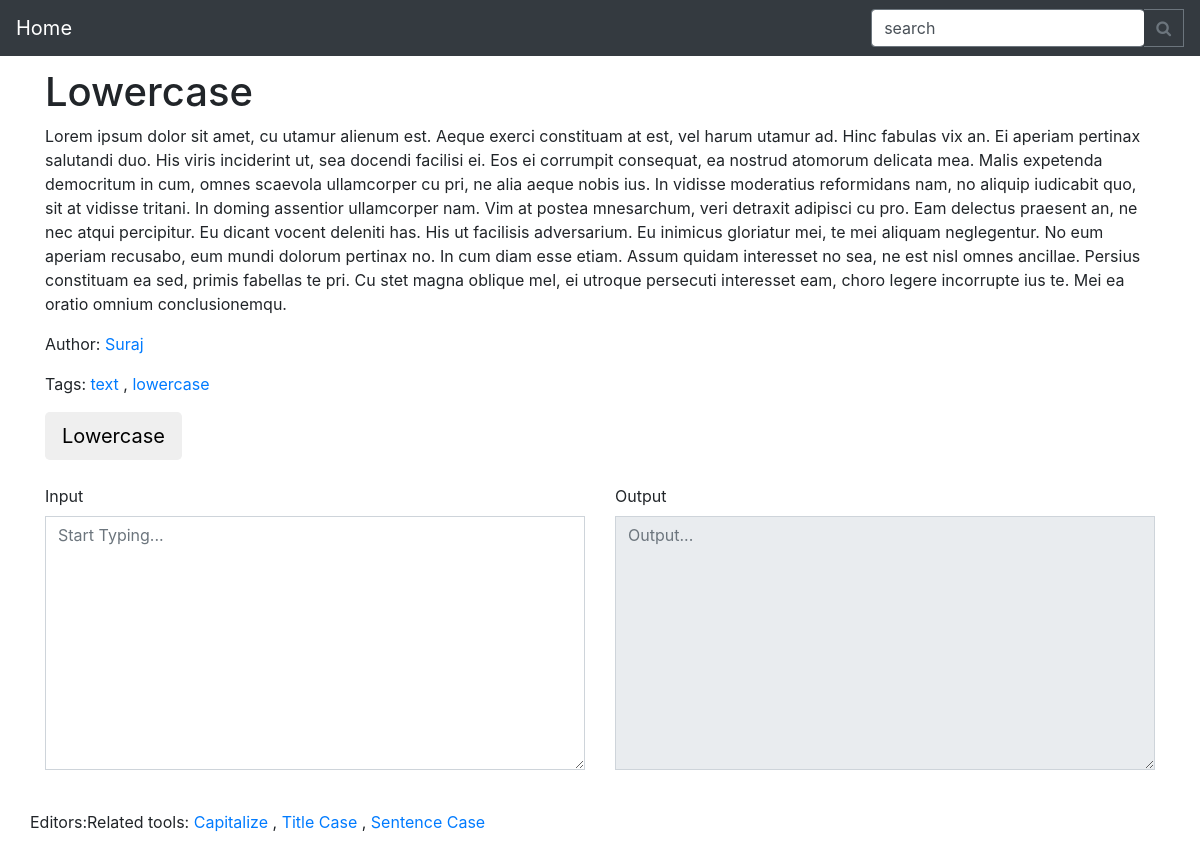
/t/Lowercase/, run on the app's committed database.
### mainapp/models.py (models this page shows, shortened)
class Tool(models.Model):
    name = models.CharField(max_length=30)
    url_endpoint = models.CharField(max_length=30,blank=True)
    meta_description = models.TextField(blank=True)
    meta_title = models.CharField(max_length=30,blank=True  )
    long_description = models.TextField(blank=True)
    short_description = models.TextField(blank=True)
    category = models.CharField(max_length=50,blank=True,default='Uncategorized')
    image = models.FileField(blank=True,null=True,upload_to='tools')
    author = models.ForeignKey(UserProfile, on_delete=models.CASCADE,related_name='author_tool_set')
    editors = models.ManyToManyField(UserProfile, related_name='editors_tool_set',blank=True)
    tags = models.ManyToManyField(Tag,blank=True)
    template_name = models.CharField(max_length=30,blank=False)
    related_tools = models.ManyToManyField("self", blank=True)
    created_at = models.DateTimeField(auto_now_add=True)
    updated_at = models.DateTimeField(auto_now=True)

class UserProfile(models.Model):
    user = models.OneToOneField(User, on_delete=models.CASCADE)
    name = models.CharField(max_length=30)
    discourse = models.URLField(null=True, blank=True)
    about = models.TextField()
    profilepic = models.FileField(blank=True,null=True,upload_to='profile_pic')
    github =  models.URLField(null=True, blank=True)
    website = models.URLField(null=True,blank=True )

class Tag(models.Model):
    tag = models.CharField(max_length=30)
    def __str__(self):
        return self.tag

### mainapp/views.py (the view)
# urls.py: url(r'^t/(?P<tool_name>[^/]+)/$',views.tool,name='tool'),
def tool(request,tool_name):
    tool = get_object_or_404(models.Tool,url_endpoint__iexact=tool_name)
    context={'tool':tool}
    print(tool.tags.all())
    return render(request,'tools/{0}'.format(tool.template_name),context)

### templates/tools/lowercase.html (shortened to what this page needs)
{% extends "tools/tool_base.html" %}
{% load staticfiles %}
{% block tool %}
  <div class="row">
    <div class="col-sm-5 col-sm-offset-5">
      <button type="button" class="btn btn-flat btn-lg " onclick="lowercase()">Lowercase</button>
    </div>
  </div>
  <br>
  <div class="row">
    <div class="col-sm-6">
        <div class="form-group">
            <label for="inputtextarea">Input</label>
            <textarea class="form-control rounded-0" id="inputtextarea" rows="10" placeholder="Start Typing..."></textarea>
        </div>
    </div>
    <div class="col-sm-6">
      <div class="form-group">
          <label for="outputtextarea">Output</label>
          <textarea class="form-control rounded-0" id="outputtextarea" rows="10" placeholder="Output..." disabled></textarea>
      </div>
    </div>
  </div>
{% endblock %}

### templates/tools/tool_base.html (shortened to what this page needs)
{% extends "base.html" %}
{% load staticfiles %}
{% block head %}
<link rel="stylesheet" type="text/css"  href="{% static 'css/style.css' %}">
{% endblock %}
{% block content %}
<div class="container">
  <div class="row">
    <div class="col-sm-12">
        <h1 class="text-left">{{tool.name}}</h1>
        <p class="left">{{tool.short_description}}</p>
    </div>
  </div>
  <div class="row">
    <div class="col-sm-5">
      <p>Author: <a href="{% url 'user_profile' user_name=tool.author.user.username  %} ">{{tool.author.name}}</a>
      </p>
      <p>
    Tags: {% for tag in tool.tags.all %}
        <a href="{% url 'tag' tag_name=tag.tag %}"> {{tag}}</a>
            {% if not forloop.last %}
            ,
            {% endif %}
          {% endfor %}
    </p>
    </div>
  </div>
  {% block tool %}
  {% endblock %}
<br>
  <div class="row">
    <p>Editors:
    </p>
  <p>Related tools:
    {% for related_tool in tool.related_tools.all %}
    <a href='  {%url 'tool' tool_name=related_tool.url_endpoint %} '>{{related_tool.name}}</a>
    {% if not forloop.last %}
      ,
    {% endif %}
    {% endfor %}
  </p>
  </div>
</div>
{% endblock %}

### data on the page
Tool: name "Lowercase", short_description "Lorem ipsum dolor sit amet, cu utamur alienum est. Aeque exerci constituam at est, vel harum utamur ad. Hinc fabulas vix an. Ei aperiam pertinax salutandi duo. His viris inciderint ut, sea docendi facilisi ei. Eos ei corrumpit consequat, ea nostrud atomorum delicata mea. Malis expetenda democritum in cum, omnes scaevola ullamcorper cu pri, ne alia aeque nobis ius. In vidisse moderatius reformidans nam, no aliquip iudicabit quo, sit at vidisse tritani. In doming assentior ullamcorper nam. Vim at postea mnesarchum, veri detraxit adipisci cu pro. Eam delectus praesent an, ne nec atqui percipitur. Eu dicant vocent deleniti has. His ut facilisis adversarium. Eu inimicus gloriatur mei, te mei…", author.name "Suraj"
Tag: tag "text"
Tag: tag "lowercase"
Tool: name "Capitalize"
Tool: name "Title Case"
Tool: name "Sentence Case"
